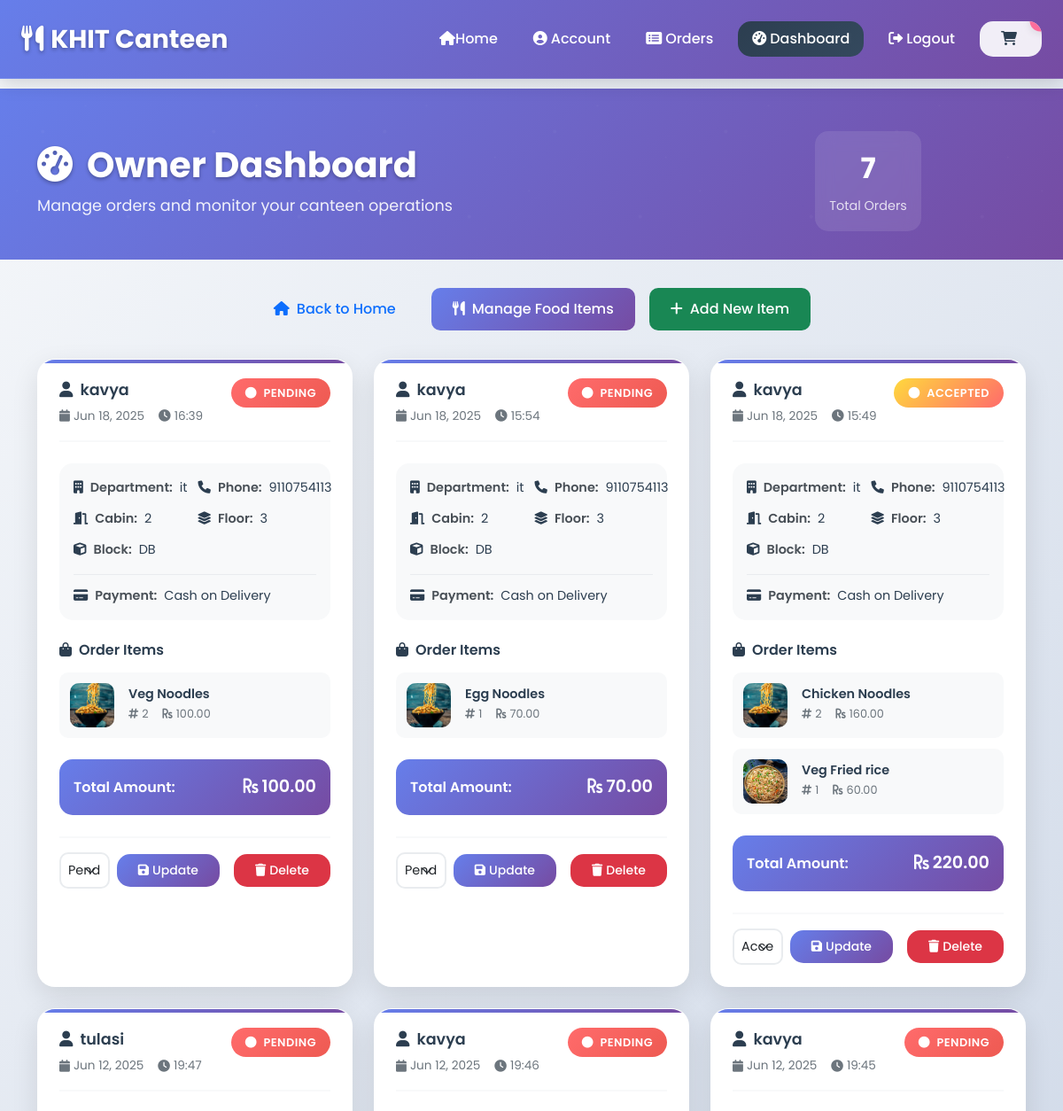
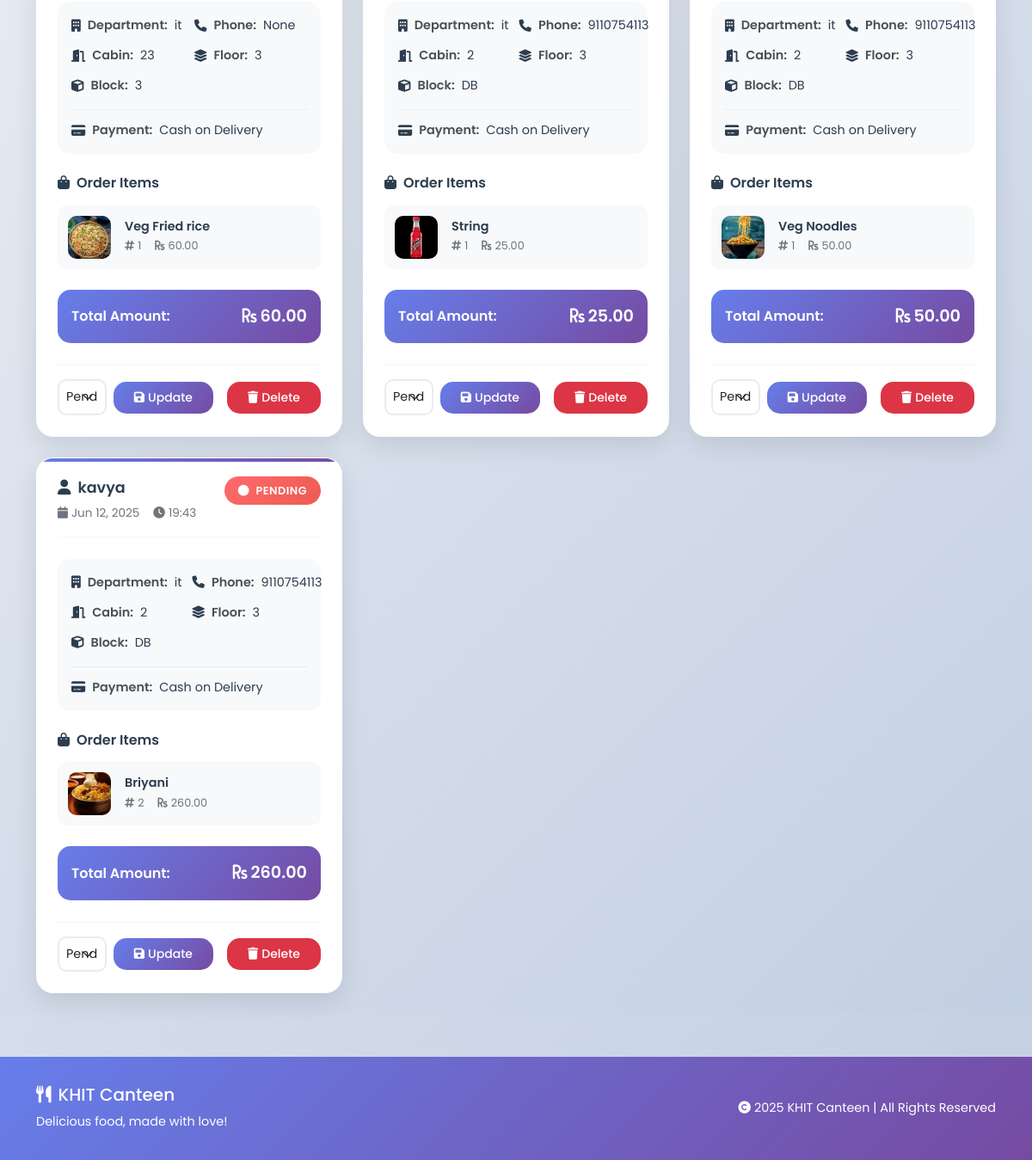
Screenshot of /dashboard/ (signed in) with the database file from the repository (2 pictures, top to bottom).
### home/models.py (models this page shows, shortened)
class BaseModel(models.Model):#abstract base class for common fields // models	A module  //Model	A class inside that module
    uid = models.UUIDField(primary_key=True, default=uuid.uuid4, editable=False)
    created_at = models.DateTimeField(auto_now_add=True)#automatically sets the field to now when the object is created.
    updated_at = models.DateTimeField(auto_now=True)
    class Meta:  #not created as a table ,fields are inherited by other models
        abstract = True

class Cart(BaseModel):
    user=models.ForeignKey(User,null=True,blank=True,on_delete=models.SET_NULL,related_name='carts')
    is_paid=models.BooleanField(default=False)# means the user has not checked out.
    status = models.CharField(
        max_length=20,
        choices=[('pending', 'Pending'),('accepted', 'Accepted'),('completed', 'Completed')],
        default='pending'
    )
    payment_method = models.CharField(
        max_length=20,
        choices=[('cod', 'Cash on Delivery'), ('online', 'Online Payment')],
        null=True,
        blank=True
    )
    def get_cart_total(self):
        try:
            return sum(item.get_total_price() for item in self.cart_items.all())
        except:
            return 0

class Profile(models.Model):
    user = models.OneToOneField(User, on_delete=models.CASCADE)
    phone_number = models.CharField(max_length=15, blank=True, null=True)
    department = models.CharField(max_length=100, blank=True, null=True)
    cabin_no = models.CharField(max_length=10, blank=True, null=True)
    block_no = models.CharField(max_length=10, blank=True, null=True)
    floor_no = models.CharField(max_length=10, blank=True, null=True)

class CartItem(BaseModel):
    cart=models.ForeignKey(Cart,on_delete=models.CASCADE,related_name='cart_items')
    food_items=models.ForeignKey(Item,on_delete=models.CASCADE)#Represents an item inside a specific cart.
    quantity = models.PositiveIntegerField(default=1, validators=[MinValueValidator(1)])
    def get_total_price(self):
        try:
            return self.food_items.price * self.quantity
        except:
            return 0

class Item(BaseModel):
    category=models.ForeignKey(ItemCategory,on_delete=models.CASCADE,related_name='items')
    item_name = models.CharField(max_length=100)
    price=models.DecimalField(max_digits=10, decimal_places=2, validators=[MinValueValidator(0.01)])
    images=models.ImageField(upload_to='items')
    is_available = models.BooleanField(default=True)

### home/views.py (the view)
# urls.py: path('dashboard/', owner_dashboard, name='owner_dashboard'),
@staff_member_required(login_url='/login/')
def owner_dashboard(request):
    try:
        orders = Cart.objects.filter(is_paid=True).order_by('-created_at')
        context = {'orders': orders}
        return render(request, 'owner_dashboard.html', context)
    except Exception as e:
        logger.error(f"Dashboard error: {e}")
        messages.error(request, "Error loading dashboard.")
        return redirect('home')

### home/context_processors.py (called while the page is built)
def cart_count(request):
    if request.user.is_authenticated:
        try:
            cart = Cart.objects.filter(user=request.user, is_paid=False).first()
            if cart:
                count = cart.cart_items.aggregate(total=Sum('quantity'))['total'] or 0
                return {'cart_count': count}
            return {'cart_count': 0}
        except:
            return {'cart_count': 0}
    return {'cart_count': 0}

### home/templates/owner_dashboard.html (shortened to what this page needs)
{% extends "base.html" %}
{% load static %}
{% block start %}
<div class="dashboard-container">
    <div class="dashboard-header">
        <div class="container">
            <div class="row align-items-center">
                <div class="col-md-8">
                    <h1 class="dashboard-title">
                        <i class="fas fa-tachometer-alt me-3"></i>Owner Dashboard
                    </h1>
                    <p class="dashboard-subtitle">Manage orders and monitor your canteen operations</p>
                </div>
                <div class="col-md-4 text-end">
                    <div class="dashboard-stats">
                        <div class="stat-item">
                            <span class="stat-number">{{ orders.count }}</span>
                            <span class="stat-label">Total Orders</span>
                        </div>
                    </div>
                </div>
            </div>
        </div>
    </div>
    <div class="dashboard-nav">
        <div class="container">
            <div class="row">
                <div class="col-12">
                    <div class="nav-buttons">
                        <a href="{% url 'index' %}" class="btn btn-outline-primary">
                            <i class="fas fa-home me-2"></i>Back to Home
                        </a>
                        <a href="{% url 'food_items' %}" class="btn btn-primary">
                            <i class="fas fa-utensils me-2"></i>Manage Food Items
                        </a>
                        <a href="{% url 'add_item' %}" class="btn btn-success">
                            <i class="fas fa-plus me-2"></i>Add New Item
                        </a>
                    </div>
                </div>
            </div>
        </div>
    </div>
    <div class="dashboard-content">
        <div class="container">
            {% if orders %}
                <div class="row">
                    {% for order in orders %}
                    <div class="col-lg-6 col-xl-4 mb-4">
                        <div class="order-card">
                            <div class="order-header">
                                <div class="order-info">
                                    <h5 class="order-user">
                                        <i class="fas fa-user me-2"></i>{{ order.user.username }}
                                    </h5>
                                    <div class="order-meta">
                                        <span class="order-date">
                                            <i class="fas fa-calendar me-1"></i>
                                            {{ order.created_at|date:"M d, Y" }}
                                        </span>
                                        <span class="order-time">
                                            <i class="fas fa-clock me-1"></i>
                                            {{ order.created_at|time:"H:i" }}
                                        </span>
                                    </div>
                                </div>
                                <div class="order-status-badge">
                                    <span class="status-badge status-{{ order.status }}">
                                        <i class="fas fa-circle me-1"></i>
                                        {{ order.status|title }}
                                    </span>
                                </div>
                            </div>
                            {% if order.user.profile %}
                            <div class="customer-details">
                                <div class="detail-grid">
                                    <div class="detail-item">
                                        <i class="fas fa-building me-2"></i>
                                        <span class="detail-label">Department:</span>
                                        <span class="detail-value">{{ order.user.profile.department }}</span>
                                    </div>
                                    <div class="detail-item">
                                        <i class="fas fa-phone me-2"></i>
                                        <span class="detail-label">Phone:</span>
                                        <span class="detail-value">{{ order.user.profile.phone_number }}</span>
                                    </div>
                                    <div class="detail-item">
                                        <i class="fas fa-door-open me-2"></i>
                                        <span class="detail-label">Cabin:</span>
                                        <span class="detail-value">{{ order.user.profile.cabin_no }}</span>
                                    </div>
                                    <div class="detail-item">
                                        <i class="fas fa-layer-group me-2"></i>
                                        <span class="detail-label">Floor:</span>
                                        <span class="detail-value">{{ order.user.profile.floor_no }}</span>
                                    </div>
                                    <div class="detail-item">
                                        <i class="fas fa-cube me-2"></i>
                                        <span class="detail-label">Block:</span>
                                        <span class="detail-value">{{ order.user.profile.block_no }}</span>
                                    </div>
                                </div>
                                <div class="payment-method">
                                    <i class="fas fa-credit-card me-2"></i>
                                    <span class="detail-label">Payment:</span>
                                    <span class="detail-value">{{ order.get_payment_method_display }}</span>
                                </div>
                            </div>
                            {% else %}
                            <div class="alert alert-warning">
                                <i class="fas fa-exclamation-triangle me-2"></i>
                                Profile information not available
                            </div>
                            {% endif %}
                            <div class="order-items">
                                <h6 class="items-title">
                                    <i class="fas fa-shopping-bag me-2"></i>Order Items
                                </h6>
                                <div class="items-list">
                                    {% for item in order.cart_items.all %}
                                    <div class="item-card">
                                        <div class="item-image">
                                            <img src="{{ item.food_items.images.url }}"
                                                 alt="{{ item.food_items.item_name }}"
                                                 onerror="this.src='/static/default-food.jpg'">
                                        </div>
                                        <div class="item-details">
                                            <h6 class="item-name">{{ item.food_items.item_name }}</h6>
                                            <div class="item-meta">
                                                <span class="item-quantity">
                                                    <i class="fas fa-hashtag me-1"></i>{{ item.quantity }}
                                                </span>
                                                <span class="item-price">
                                                    <i class="fas fa-rupee-sign me-1"></i>{{ item.get_total_price }}
                                                </span>
                                            </div>
                                        </div>
                                    </div>
                                    {% endfor %}
                                </div>
                            </div>
                            <div class="order-total">
                                <div class="total-line">
                                    <span class="total-label">Total Amount:</span>
                                    <span class="total-amount">
                                        <i class="fas fa-rupee-sign me-1"></i>{{ order.get_cart_total|floatformat:2 }}
                                    </span>
                                </div>
                            </div>
                            <div class="order-actions">
                                <form method="POST" action="{% url 'update_order_status' order.uid %}" class="status-form">
                                    <div class="status-controls">
                                        <select name="status" class="form-select status-select">
                                            <option value="pending" {% if order.status == 'pending' %}selected{% endif %}>
                                                <i class="fas fa-clock"></i> Pending
                                            </option>
                                            <option value="accepted" {% if order.status == 'accepted' %}selected{% endif %}>
                                                <i class="fas fa-check"></i> Accepted
                                            </option>
                                        </select>
                                        <button type="submit" class="btn btn-primary btn-sm">
                                            <i class="fas fa-save me-1"></i>Update
                                        </button>
                                    </div>
                                </form>
                                <form method="POST" action="{% url 'delete_order' order.uid %}" class="delete-form">
                                    <button type="submit" class="btn btn-danger btn-sm"
                                            onclick="return confirm('Are you sure you want to delete this order?')">
                                        <i class="fas fa-trash me-1"></i>Delete
                                    </button>
                                </form>
                            </div>
                        </div>
                    </div>
                    {% endfor %}
                </div>
            {% endif %}
        </div>
    </div>
</div>
{% endblock %}

### home/templates/base.html (style rules this page uses)
:root { --primary-color: #667eea; --secondary-color: #764ba2; --accent-color: #f093fb; --success-color: #4facfe; --warning-color: #43e97b; --danger-color: #fa709a; --dark-color: #2c3e50; --light-color: #ecf0f1; --white-color: #ffffff; --shadow-light: 0 2px 10px rgba(0, 0, 0, 0.1); --shadow-medium: 0 5px 20px rgba(0, 0, 0, 0.15); --shadow-heavy: 0 10px 30px rgba(0, 0, 0, 0.2); --border-radius: 15px; --transition: all 0.3s cubic-bezier(0.4, 0, 0.2, 1); }
* { margin: 0; padding: 0; box-sizing: border-box; }
body { font-family: 'Poppins', sans-serif; background: linear-gradient(135deg, #f5f7fa 0%, #c3cfe2 100%); min-height: 100vh; color: var(--dark-color); line-height: 1.6; }
.btn { border-radius: var(--border-radius); font-weight: 500; padding: 0.5rem 1.5rem; transition: var(--transition); border: none; position: relative; overflow: hidden; }
.btn::before { content: ''; position: absolute; top: 0; left: -100%; width: 100%; height: 100%; background: linear-gradient(90deg, transparent, rgba(255, 255, 255, 0.2), transparent); transition: var(--transition); }
.btn-primary { background: linear-gradient(135deg, var(--primary-color), var(--secondary-color)); color: var(--white-color); }

### rows the page displays
Cart: user.username "kavya", created_at "Jun 18, 2025", created_at "16:39", status "PENDING", user.profile.department "it", user.profile.phone_number "9110754113", user.profile.cabin_no "2", user.profile.floor_no "3", user.profile.block_no "DB", payment_method "Cash on Delivery", get_cart_total "100.00", status "Pending"
CartItem: food_items.images (picture), food_items.item_name "Veg Noodles", quantity "2", get_total_price "100.00"
Cart: user.username "kavya", created_at "Jun 18, 2025", created_at "15:54", status "PENDING", user.profile.department "it", user.profile.phone_number "9110754113", user.profile.cabin_no "2", user.profile.floor_no "3", user.profile.block_no "DB", payment_method "Cash on Delivery", get_cart_total "70.00", status "Pending"
CartItem: food_items.images (picture), food_items.item_name "Egg Noodles", quantity "1", get_total_price "70.00"
Cart: user.username "kavya", created_at "Jun 18, 2025", created_at "15:49", status "ACCEPTED", user.profile.department "it", user.profile.phone_number "9110754113", user.profile.cabin_no "2", user.profile.floor_no "3", user.profile.block_no "DB", payment_method "Cash on Delivery", get_cart_total "220.00", status "Accepted"
CartItem: food_items.images (picture), food_items.item_name "Chicken Noodles", quantity "2", get_total_price "160.00"
CartItem: food_items.images (picture), food_items.item_name "Veg Fried rice", quantity "1", get_total_price "60.00"
Cart: user.username "tulasi", created_at "Jun 12, 2025", created_at "19:47", status "PENDING", user.profile.department "it", user.profile.phone_number "None", user.profile.cabin_no "23", user.profile.floor_no "3", user.profile.block_no "3", payment_method "Cash on Delivery", get_cart_total "60.00", status "Pending"
CartItem: food_items.images (picture), food_items.item_name "Veg Fried rice", quantity "1", get_total_price "60.00"
Cart: user.username "kavya", created_at "Jun 12, 2025", created_at "19:46", status "PENDING", user.profile.department "it", user.profile.phone_number "9110754113", user.profile.cabin_no "2", user.profile.floor_no "3", user.profile.block_no "DB", payment_method "Cash on Delivery", get_cart_total "25.00", status "Pending"
CartItem: food_items.images (picture), food_items.item_name "String", quantity "1", get_total_price "25.00"
Cart: user.username "kavya", created_at "Jun 12, 2025", created_at "19:45", status "PENDING", user.profile.department "it", user.profile.phone_number "9110754113", user.profile.cabin_no "2", user.profile.floor_no "3", user.profile.block_no "DB", payment_method "Cash on Delivery", get_cart_total "50.00", status "Pending"
CartItem: food_items.images (picture), food_items.item_name "Veg Noodles", quantity "1", get_total_price "50.00"
Cart: user.username "kavya", created_at "Jun 12, 2025", created_at "19:43", status "PENDING", user.profile.department "it", user.profile.phone_number "9110754113", user.profile.cabin_no "2", user.profile.floor_no "3", user.profile.block_no "DB", payment_method "Cash on Delivery", get_cart_total "260.00", status "Pending"
CartItem: food_items.images (picture), food_items.item_name "Briyani", quantity "2", get_total_price "260.00"

### other values shown
{{ orders.count }} "7"
